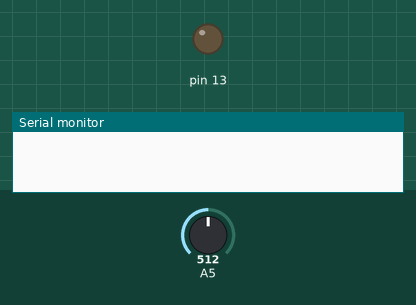
Recording of a sketch running on a simulated Arduino Uno, built with avr-gcc and run on an emulated ATmega328P. Parts: output pins drawn as LEDs (lit = HIGH), the last lines printed to the serial monitor. Inputs (shaded band) come from the test bench; at power-on: A5 = 512.

Above: at 0.1 s.
At 1.1 s:
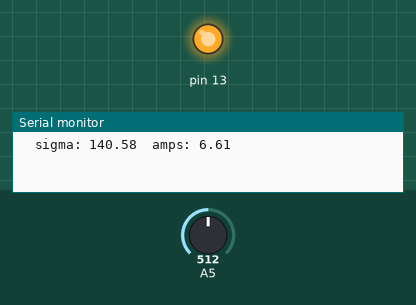
Timing chart, 0 to 68.5 s (numbered marks = the images above):
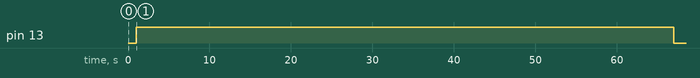

The sketch:

Current_Calibration_Arduino_AC.ino
```cpp
#include <Filters.h>

float testFrequency = 50;                     // test signal frequency (Hz)
float windowLength = 20.0/testFrequency;     // how long to average the signal, for statistist
int sensorValue = 0;
float current_amps; // actual measure current
float intercept = -0.0419; // to be adjusted based on calibration testing
float slope = 0.0473; // to be adjusted based on calibration testing

unsigned long printPeriod = 1000; // in milliseconds
// Track time in milliseconds since last reading
unsigned long previousMillis = 0;

void setup()
{
  Serial.begin( 115200 );
  pinMode(13,OUTPUT);
}

void loop()
{
  RunningStatistics inputStats;                 // create statistics to look at the raw test signal
  inputStats.setWindowSecs( windowLength );

  while( true )
  {
    sensorValue = analogRead(A5);  // read the analog in value:
    inputStats.input(sensorValue);  // log to Stats function

    if((unsigned long)(millis() - previousMillis) >= printPeriod)
    {
      previousMillis = millis();   // update time

      // display current values to the screen
      Serial.print( "\n" );
      // output sigma or variation values associated with the inputValue itself
      Serial.print( "\tsigma: " ); Serial.print( inputStats.sigma() );

      current_amps = intercept + slope * inputStats.sigma();
      digitalWrite(13,HIGH);
      if(current_amps>=-0.05 && current_amps<=0.05)
      {
        current_amps = 0;
        digitalWrite(13,LOW);
      }
      Serial.print( "\tamps: " ); Serial.print( current_amps );
    }
  }
}
```

Measured:
- by itself, pin 13: LOW → HIGH at 1.0 s, → LOW 66.0 s later
